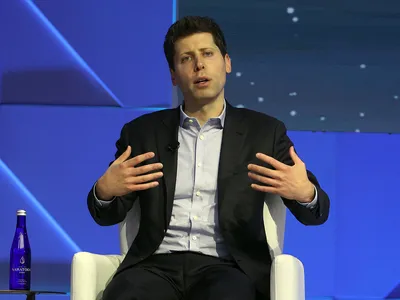
#> input picture Sem4/IA/L2/data/pictures/Altman.webp, 400 x 300 px; its folder holds only this picture in this run
$ jupyter execute --allow-errors Lab2_2.ipynb
#> lines starting #> are read from the running program, lines starting #| are printed output that depends on the picture
[cell 1]
import matplotlib.pyplot as plt
from PIL import Image,ImageFilter,ImageOps
import os, os.path

imgs = []
path = "data/pictures"
valid_images = [".webp",".jpg",".png"]

for f in os.listdir(path):
    ext = os.path.splitext(f)[1]
    if ext.lower() not in valid_images:
        continue
    imgs.append(Image.open(os.path.join(path,f)))

[cell 2]
#sa se vizualizeze una din imagini
display(imgs[0])

[cell 3]
#daca imaginile nu aceeasi dimensiune, sa se redimensioneze toate la 128 x 128 pixeli si sa se vizualizeze imaginile intr-un cadru tabelar.
resized_imgs = []
for image in imgs:
  resized_imgs.append(image.resize((128,128)))
#> this loop made 1 pass
#> after the loop, resized_imgs = 1 item

fig = plt.figure()
rows=3
columns=4
i=0
for image in resized_imgs:
  if(image.mode == "L"):
    i+=1
    fig.add_subplot(rows,columns,i)
    plt.imshow(image, cmap='gray')
    plt.axis("off")
  else:
    i+=1
    fig.add_subplot(rows,columns,i)
    plt.imshow(image)
    plt.axis("off")
#> this loop made 1 pass
#> i on pass 1: 1
#> after the loop, i = 1
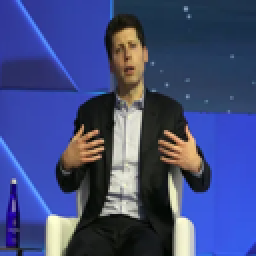
#> shown: shape (128, 128, 3) (shown 2 times larger); mean R, G, B 64.3, 74.7, 125.3

[cell 4]
#sa se transforme imaginile in format gray-levels si sa se vizualizeze
gray_imgs = []
for image in imgs:
  gray_imgs.append(ImageOps.grayscale(image))
#> after the loop, gray_imgs = 1 item

fig2 = plt.figure()
rows=3
columns=4
i=0
for image in gray_imgs:
  i+=1
  fig2.add_subplot(rows,columns,i)
  plt.imshow(image, cmap='gray')
  plt.axis("off")
#> this loop made 1 pass
#> after the loop, i = 1
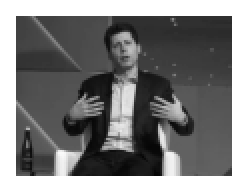
#> figure drawn by matplotlib, 1 panel

$ run again, on Sem4/IA/L2/data/pictures/Leskovec.jpg
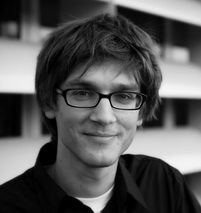
#> input picture Sem4/IA/L2/data/pictures/Leskovec.jpg, 201 x 213 px
#> the loop `for image in imgs:` made 1 pass
#> after the loop `for image in imgs:`: resized_imgs = 1 item
#> the loop `for image in resized_imgs:` made 1 pass
#> i on pass 1: 1
#> after the loop `for image in resized_imgs:`: i = 1
#> `[cell 3] #daca imaginile nu aceeasi dimensiune, sa se redimensioneze t..`:
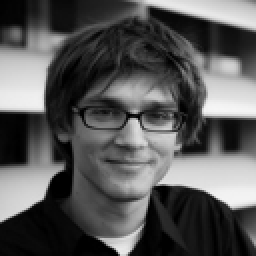
#> shown: shape (128, 128, 3) (shown 2 times larger); min 0, max 246, mean 87.3
#> after the loop `for image in imgs:`: gray_imgs = 1 item
#> the loop `for image in gray_imgs:` made 1 pass
#> after the loop `for image in gray_imgs:`: i = 1
#> `[cell 4] #sa se transforme imaginile in format gray-levels si sa se vi..`:
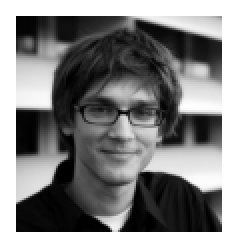
#> figure drawn by matplotlib, 1 panel

$ run again, on Sem4/IA/L2/data/pictures/Norvig.jpg
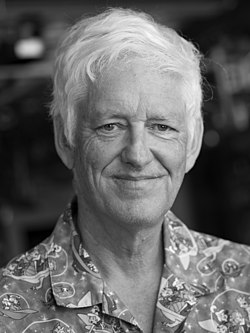
#> input picture Sem4/IA/L2/data/pictures/Norvig.jpg, 250 x 333 px
#> the loop `for image in imgs:` made 1 pass
#> after the loop `for image in imgs:`: resized_imgs = 1 item
#> the loop `for image in resized_imgs:` made 1 pass
#> i on pass 1: 1
#> after the loop `for image in resized_imgs:`: i = 1
#> `[cell 3] #daca imaginile nu aceeasi dimensiune, sa se redimensioneze t..`:
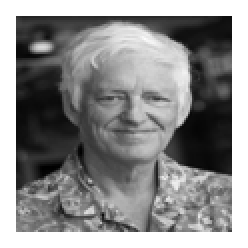
#> figure drawn by matplotlib, 1 panel
#> after the loop `for image in imgs:`: gray_imgs = 1 item
#> the loop `for image in gray_imgs:` made 1 pass
#> after the loop `for image in gray_imgs:`: i = 1
